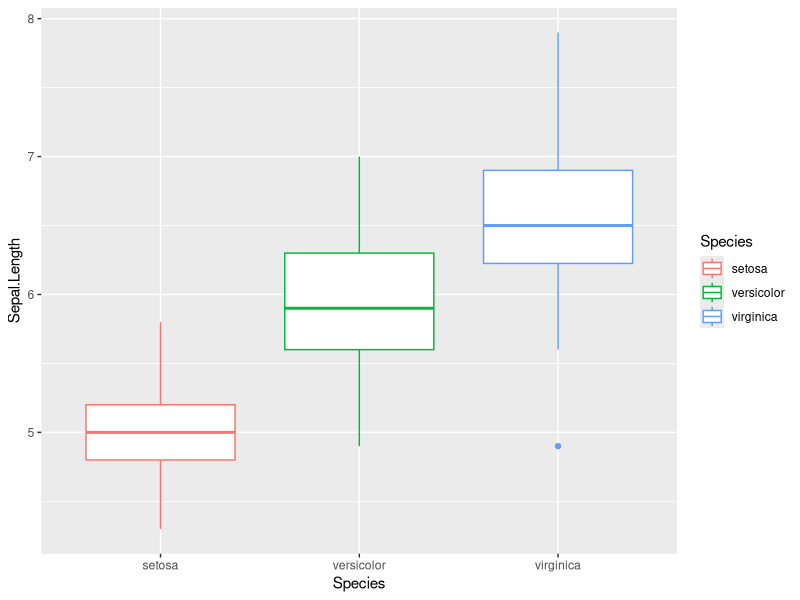
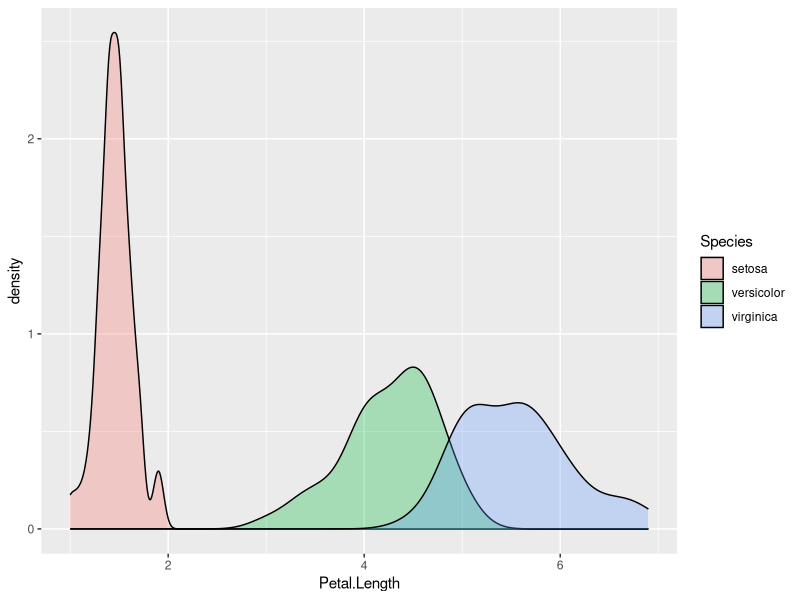

The R source for these figures, in order:
library(ggplot2)


ggplot(data = iris) +
  aes(x = Species, y = Sepal.Length, color = Species) +
  geom_boxplot()

ggplot(data = iris) +
  aes(x = Petal.Length, fill = Species) +
  geom_density(alpha = 0.3)